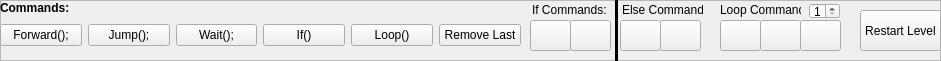
   <widget class="QFrame" name="commandFrame">
    <property name="enabled">
     <bool>true</bool>
    </property>
    <property name="geometry">
     <rect>
      <x>50</x>
      <y>510</y>
      <width>941</width>
      <height>61</height>
     </rect>
    </property>
    <property name="styleSheet">
     <string notr="true"/>
    </property>
    <property name="frameShape">
     <enum>QFrame::StyledPanel</enum>
    </property>
    <property name="frameShadow">
     <enum>QFrame::Raised</enum>
    </property>
    <widget class="QWidget" name="horizontalLayoutWidget">
     <property name="geometry">
      <rect>
       <x>0</x>
       <y>10</y>
       <width>521</width>
       <height>51</height>
      </rect>
     </property>
     <layout class="QHBoxLayout" name="commandLayout">
      <item>
       <widget class="QPushButton" name="forwardButton">
        <property name="text">
         <string>Forward();</string>
        </property>
        <property name="icon">
         <iconset resource="icons.qrc">
          <normaloff>:/icons/icons/forwardIcon.ico</normaloff>:/icons/icons/forwardIcon.ico</iconset>
        </property>
        <property name="iconSize">
         <size>
          <width>25</width>
          <height>25</height>
         </size>
        </property>
       </widget>
      </item>
      <item>
       <widget class="QPushButton" name="jumpButton">
        <property name="text">
         <string>Jump();</string>
        </property>
        <property name="icon">
         <iconset resource="icons.qrc">
          <normaloff>:/icons/icons/jumpIcon.ico</normaloff>:/icons/icons/jumpIcon.ico</iconset>
        </property>
        <property name="iconSize">
         <size>
          <width>25</width>
          <height>25</height>
         </size>
        </property>
       </widget>
      </item>
      <item>
       <widget class="QPushButton" name="waitButton">
        <property name="text">
         <string>Wait();</string>
        </property>
        <property name="icon">
         <iconset resource="icons.qrc">
          <normaloff>:/icons/icons/waitIcon.ico</normaloff>:/icons/icons/waitIcon.ico</iconset>
        </property>
        <property name="iconSize">
         <size>
          <width>25</width>
          <height>25</height>
         </size>
        </property>
       </widget>
      </item>
      <item>
       <widget class="QPushButton" name="ifButton">
        <property name="text">
         <string>If()</string>
        </property>
        <property name="icon">
         <iconset resource="icons.qrc">
          <normaloff>:/icons/icons/ifIcon.ico</normaloff>:/icons/icons/ifIcon.ico</iconset>
        </property>
        <property name="iconSize">
         <size>
          <width>25</width>
          <height>25</height>
         </size>
        </property>
       </widget>
      </item>
      <item>
       <widget class="QPushButton" name="loopButton">
        <property name="text">
         <string>Loop()</string>
        </property>
        <property name="icon">
         <iconset resource="icons.qrc">
          <normaloff>:/icons/icons/loopIcon.ico</normaloff>:/icons/icons/loopIcon.ico</iconset>
        </property>
        <property name="iconSize">
         <size>
          <width>25</width>
          <height>25</height>
         </size>
        </property>
       </widget>
      </item>
      <item>
       <widget class="QPushButton" name="removeButton">
        <property name="text">
         <string>Remove Last</string>
        </property>
        <property name="icon">
         <iconset resource="icons.qrc">
          <normaloff>:/icons/icons/removeLastIcon.ico</normaloff>:/icons/icons/removeLastIcon.ico</iconset>
        </property>
        <property name="iconSize">
         <size>
          <width>25</width>
          <height>25</height>
         </size>
        </property>
       </widget>
      </item>
     </layout>
    </widget>
    <widget class="QLabel" name="commandsLabel">
     <property name="geometry">
      <rect>
       <x>0</x>
       <y>0</y>
       <width>71</width>
       <height>16</height>
      </rect>
     </property>
     <property name="font">
      <font>
       <weight>75</weight>
       <bold>true</bold>
      </font>
     </property>
     <property name="text">
      <string>Commands:</string>
     </property>
    </widget>
    <widget class="QLabel" name="loopLabel">
     <property name="geometry">
      <rect>
       <x>720</x>
       <y>0</y>
       <width>81</width>
       <height>20</height>
      </rect>
     </property>
     <property name="font">
      <font>
       <weight>50</weight>
       <bold>false</bold>
      </font>
     </property>
     <property name="text">
      <string>Loop Commands:</string>
     </property>
    </widget>
    <widget class="QPushButton" name="if1">
     <property name="geometry">
      <rect>
       <x>530</x>
       <y>20</y>
       <width>41</width>
       <height>31</height>
      </rect>
     </property>
     <property name="text">
      <string/>
     </property>
    </widget>
    <widget class="QPushButton" name="if2">
     <property name="geometry">
      <rect>
       <x>620</x>
       <y>20</y>
       <width>41</width>
       <height>31</height>
      </rect>
     </property>
     <property name="text">
      <string/>
     </property>
    </widget>
    <widget class="QPushButton" name="loop1">
     <property name="geometry">
      <rect>
       <x>720</x>
       <y>20</y>
       <width>41</width>
       <height>31</height>
      </rect>
     </property>
     <property name="text">
      <string/>
     </property>
    </widget>
    <widget class="QPushButton" name="loop2">
     <property name="geometry">
      <rect>
       <x>760</x>
       <y>20</y>
       <width>41</width>
       <height>31</height>
      </rect>
     </property>
     <property name="text">
      <string/>
     </property>
    </widget>
    <widget class="QPushButton" name="loop3">
     <property name="geometry">
      <rect>
       <x>800</x>
       <y>20</y>
       <width>41</width>
       <height>31</height>
      </rect>
     </property>
     <property name="text">
      <string/>
     </property>
    </widget>
    <widget class="QSpinBox" name="loopSpinBox">
     <property name="geometry">
      <rect>
       <x>809</x>
       <y>3</y>
       <width>31</width>
       <height>16</height>
      </rect>
     </property>
     <property name="minimum">
      <number>1</number>
     </property>
     <property name="maximum">
      <number>4</number>
     </property>
    </widget>
    <widget class="QPushButton" name="restartButton">
     <property name="geometry">
      <rect>
       <x>860</x>
       <y>10</y>
       <width>81</width>
       <height>41</height>
      </rect>
     </property>
     <property name="text">
      <string>Restart Level</string>
     </property>
    </widget>
    <widget class="QPushButton" name="if12">
     <property name="geometry">
      <rect>
       <x>570</x>
       <y>20</y>
       <width>41</width>
       <height>31</height>
      </rect>
     </property>
     <property name="text">
      <string/>
     </property>
    </widget>
    <widget class="QPushButton" name="if22">
     <property name="geometry">
      <rect>
       <x>660</x>
       <y>20</y>
       <width>41</width>
       <height>31</height>
      </rect>
     </property>
     <property name="text">
      <string/>
     </property>
    </widget>
    <widget class="Line" name="line">
     <property name="geometry">
      <rect>
       <x>615</x>
       <y>0</y>
       <width>3</width>
       <height>61</height>
      </rect>
     </property>
     <property name="styleSheet">
      <string notr="true">background-color: black</string>
     </property>
     <property name="orientation">
      <enum>Qt::Vertical</enum>
     </property>
    </widget>
    <widget class="QLabel" name="loopLabel_2">
     <property name="geometry">
      <rect>
       <x>622</x>
       <y>0</y>
       <width>81</width>
       <height>20</height>
      </rect>
     </property>
     <property name="font">
      <font>
       <weight>50</weight>
       <bold>false</bold>
      </font>
     </property>
     <property name="text">
      <string>Else Commands:</string>
     </property>
    </widget>
    <widget class="QLabel" name="loopLabel_3">
     <property name="geometry">
      <rect>
       <x>532</x>
       <y>0</y>
       <width>81</width>
       <height>20</height>
      </rect>
     </property>
     <property name="font">
      <font>
       <weight>50</weight>
       <bold>false</bold>
      </font>
     </property>
     <property name="text">
      <string>If Commands:</string>
     </property>
    </widget>
   </widget>
